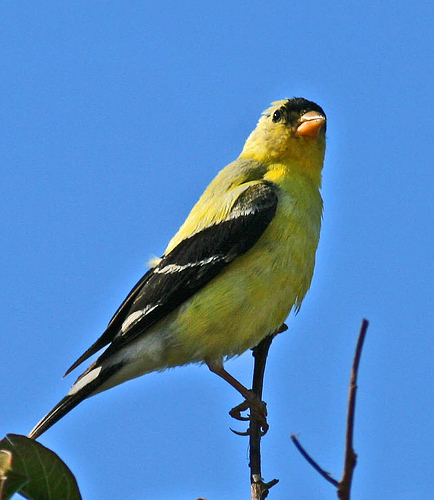
#> input picture bird.JPEG, 434 x 500 px
$ python test.py
#> lines starting #> are read from the running program, lines starting #| are printed output that depends on the picture
#> further down, img1 is the input picture: shape (500, 434, 3); mean B, G, R 192.1, 136.8, 84.6
import cv2
import math
import numpy as np
from scipy.ndimage import convolve
import matplotlib.pyplot as plt


def lowpassfilter(H, W, cutoff, n):
    if cutoff < 0 or cutoff > 0.5:
        raise ValueError('the cutoff frequency needs to be between 0 and 0.5')

    if not n == int(n) or n < 1.0:
        raise ValueError('n must be an integer >= 1')

    xrange = np.linspace(-0.5, 0.5, W)
    yrange = np.linspace(-0.5, 0.5, H)

    x, y = np.meshgrid(xrange, yrange)
    radius = np.sqrt(x ** 2 + y ** 2)
    radius = np.fft.ifftshift(radius)
    return 1.0 / (1.0 + (radius / cutoff) ** (2 * n))


def loggabor(img):
    n_scales = 5
    n_angles = 4

    if len(img.shape) == 2:
        rows, cols = img.shape
        Y1 = img
        I1 = np.ones(shape=(rows, cols))
        Q1 = np.ones(shape=(rows, cols))

    else:
        rows, cols, c = img.shape
#> rows = 500; cols = 434; c = 3
        blue, red, green = cv2.split(img)
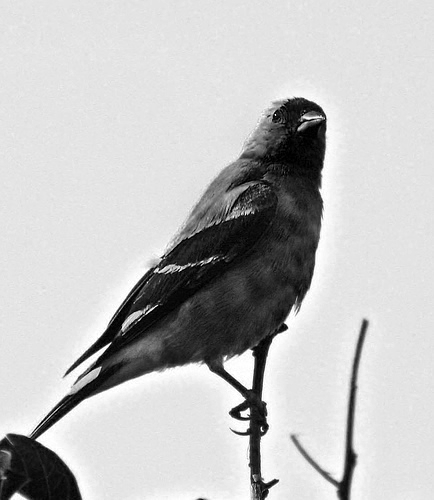
#> blue: shape (500, 434); min 0, max 255, mean 192.1
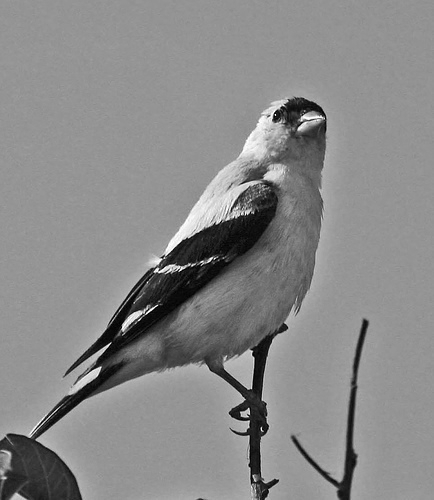
#> red: shape (500, 434); min 0, max 255, mean 136.8
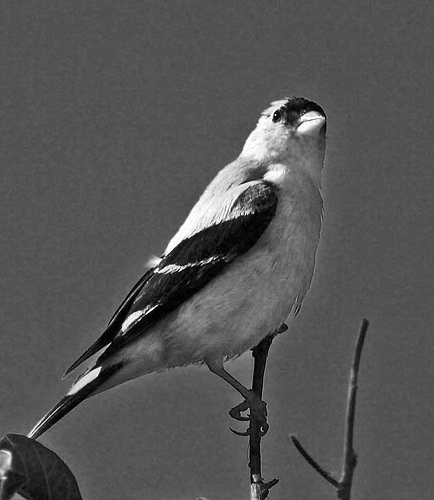
#> green: shape (500, 434); min 0, max 255, mean 84.6
        Y1 = 0.299 * red + 0.587 * green + 0.114 * blue
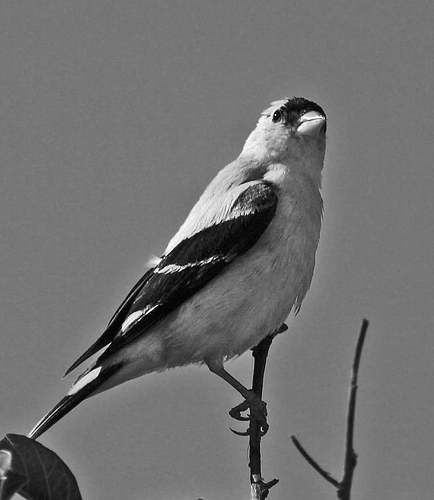
#> Y1: shape (500, 434) float64; min 0, max 254.8, mean 112.5
        I1 = 0.596 * red - 0.274 * green - 0.322 * blue
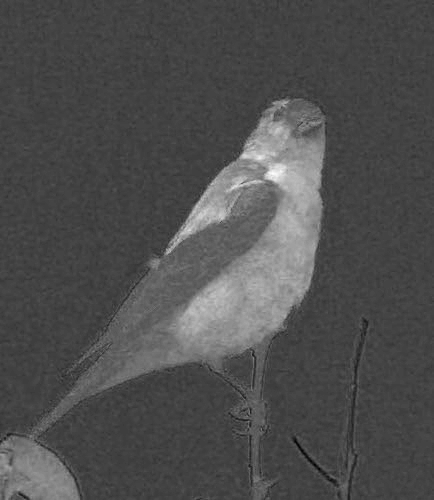
#> I1: shape (500, 434) float64; min -30.98, max 57.89, mean -3.5; drawn with min black and max white
        Q1 = 0.211 * red - 0.523 * green + 0.312 * blue
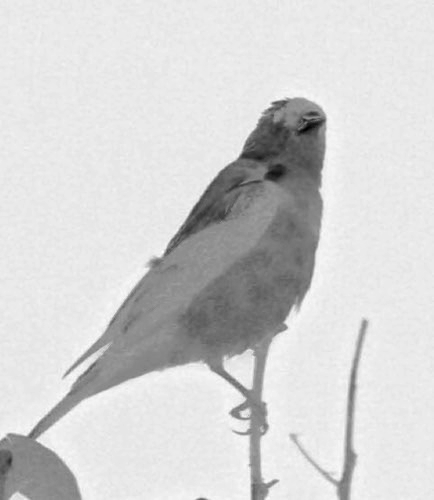
#> Q1: shape (500, 434) float64; min -92.79, max 72.88, mean 44.5; drawn with min black and max white

    min_wavelength = 6
    multiplier = 2
    sigma_onf = 0.55
    minDimension = min(rows, cols)
#> minDimension = 434
    F = max(1, round(minDimension / 256))
#> F = 2

    aveKernel = np.ones((F, F)) / (F * F)
#> aveKernel = [[0.25, 0.25], [0.25, 0.25]]
    aveI1 = convolve(I1, aveKernel, mode='constant')
    I1 = aveI1[::F, ::F]
#> I1: shape (250, 217) float64
    aveQ1 = convolve(Q1, aveKernel, mode='constant')
    Q1 = aveQ1[::F, ::F]
#> Q1: shape (250, 217) float64
    aveY1 = convolve(Y1, aveKernel, mode='constant')
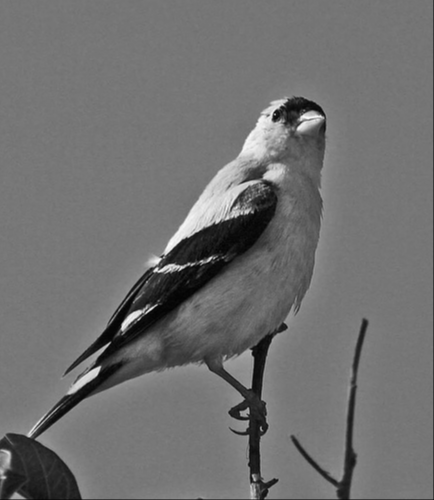
#> aveY1: shape (500, 434) float64; min 3.37, max 250.5, mean 112.2
    Y1 = aveY1[::F, ::F]
#> Y1: shape (250, 217) float64

    nscale = 5
    norient = 4
    minWaveLength = 6
    mult = 2
    sigmaOnf = 0.55
    dThetaOnSigma = 1.2
    k = 2.0
    epsilon = .0001
    thetaSigma = math.pi / norient / dThetaOnSigma

    imagefft = np.fft.fft2(Y1)
    zero = np.zeros(shape=(rows, cols))
    EO = [[None] * norient for _ in range(nscale)]
    estMeanE2n = []
    logGabor = []
    ifftFilterArray = [None] * nscale
    if cols % 2:
        xrange = np.arange(-((cols - 1 / 2) / (cols - 1)), ((cols - 1) / 2) / (cols - 1))
    else:
        xrange = np.arange(-((cols / 2) / cols), (cols / 2 - 1) / cols)
#> xrange = [-0.5]

    if rows % 2:
        yrange = np.arange(-((rows - 1 / 2) / (rows - 1)), ((rows - 1) / 2) / (rows - 1))
    else:
        yrange = np.arange(-((rows / 2) / rows), (rows / 2 - 1) / rows)
#> yrange = [-0.5]

    [x, y] = np.meshgrid(xrange, yrange)
#> x = [-0.5]; y = [-0.5]
    radius = np.sqrt(x ** 2 + y ** 2)
#> radius = [0.707]
    theta = np.arctan2(-y, x)
#> theta = [2.36]
    radius = np.fft.ifftshift(radius)
    theta = np.fft.ifftshift(theta)
    radius[0, 0] = 1
    sintheta = np.sin(theta)
    costheta = np.cos(theta)

    lp = lowpassfilter(rows, cols, 0.45, 15)
    '''for s in range(nscale):
        logGabor.append(0)
        wavelength = minWaveLength * mult ** (s - 1)
        fo = 1.0 / wavelength
        logGabor[s] = np.exp((-(np.log(radius / fo)) ** 2) / (2 * np.log(sigmaOnf) ** 2))
        logGabor[s] = logGabor[s] * lp
        logGabor[s][0, 0] = 0'''

    # 创建Log-Gabor滤波器集合：
    log_gabor_filters = np.zeros((n_scales, rows, cols))
    for sc in range(n_scales):
        wavelength = min_wavelength * multiplier ** sc
        log_gabor_filters[sc] = np.exp(
            (-(np.log(radius * wavelength + 1e-5)) ** 2) / (2 * np.log(sigma_onf + 1e-5) ** 2)) * lp

    '''    spread = [None] * norient
    for o in range(norient):
        angl = (o - 1) * np.pi / norient
        ds = sintheta * np.cos(angl) - costheta * np.sin(angl)
        dc = costheta * np.cos(angl) + sintheta * np.sin(angl)
        dtheta = np.abs(np.arctan2(ds, dc))
        spread[o] = np.exp((-dtheta ** 2) / (2 * thetaSigma ** 2))
        '''
    spreads = np.zeros((n_angles, rows, cols))
    for o in range(n_angles):
        angle = o * np.pi / n_angles
        ds = sintheta * np.cos(angle) - costheta * np.sin(angle)
        dc = costheta * np.cos(angle) + sintheta * np.sin(angle)
        dtheta = abs(np.arctan2(ds, dc))
        dtheta = np.minimum(dtheta * n_angles * 0.5, np.pi)
        spreads[o] = (np.cos(dtheta) + 1) / 2
    print(spreads.shape)
#| (4, 500, 434)
    EnergyAll = np.zeros((rows, cols))
    AnAll = np.zeros((rows, cols))


if __name__ == '__main__':
    img1 = cv2.imread("./bird.JPEG")
    loggabor(img1)
